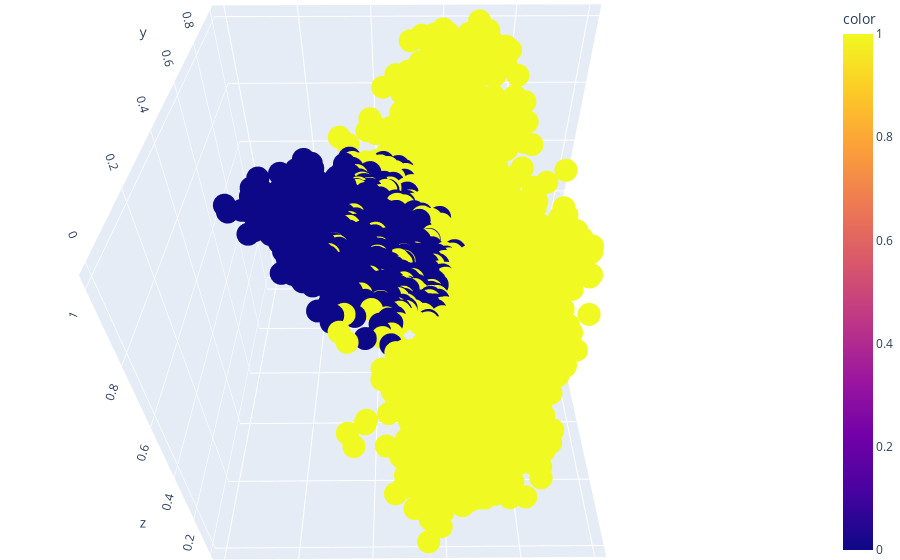

The cell this chart's notebook holds for it:
### Code cell
# Represento el dataset en un eje tridimensional
fig = px.scatter_3d(X, X[:, 0], X[:, 1], X[:, 1], color = dataset_df['color'])
fig.update_layout(margin=dict(l=0, r=0, b=0, t=0))
fig.show()

### Figure 1 — Plotly figure (JSON) as saved in the notebook; plotly's stock layout.template omitted (floating-point values rounded to 4 significant figures; data arrays with more than 128 entries replaced by an {"elided": "..."} marker saying what was removed)
{"data": [{"hovertemplate": "x=%{x}<br>y=%{y}<br>z=%{z}<br>color=%{marker.color}<extra></extra>", "legendgroup": "", "marker": {"color": {"elided": "1796 int values"}, "coloraxis": "coloraxis", "symbol": "circle"}, "mode": "markers", "name": "", "scene": "scene", "showlegend": false, "type": "scatter3d", "x": {"elided": "1796 float values"}, "y": {"elided": "1796 float values"}, "z": {"elided": "1796 float values"}}], "layout": {"autosize": true, "coloraxis": {"colorbar": {"title": {"text": "color"}}, "colorscale": [[0, "#0d0887"], [0.1111, "#46039f"], [0.2222, "#7201a8"], [0.3333, "#9c179e"], [0.4444, "#bd3786"], [0.5556, "#d8576b"], [0.6667, "#ed7953"], [0.7778, "#fb9f3a"], [0.8889, "#fdca26"], [1, "#f0f921"]]}, "legend": {"tracegroupgap": 0}, "margin": {"b": 0, "l": 0, "r": 0, "t": 0}, "scene": {"aspectmode": "auto", "aspectratio": {"x": 1, "y": 1, "z": 1}, "camera": {"center": {"x": 0, "y": 0, "z": 0}, "eye": {"x": -0.008511, "y": -1.238, "z": 1.205}, "projection": {"type": "perspective"}, "up": {"x": 0, "y": 0, "z": 1}}, "domain": {"x": [0, 1], "y": [0, 1]}, "xaxis": {"title": {"text": "x"}, "type": "linear"}, "yaxis": {"title": {"text": "y"}, "type": "linear"}, "zaxis": {"title": {"text": "z"}, "type": "linear"}}}}
